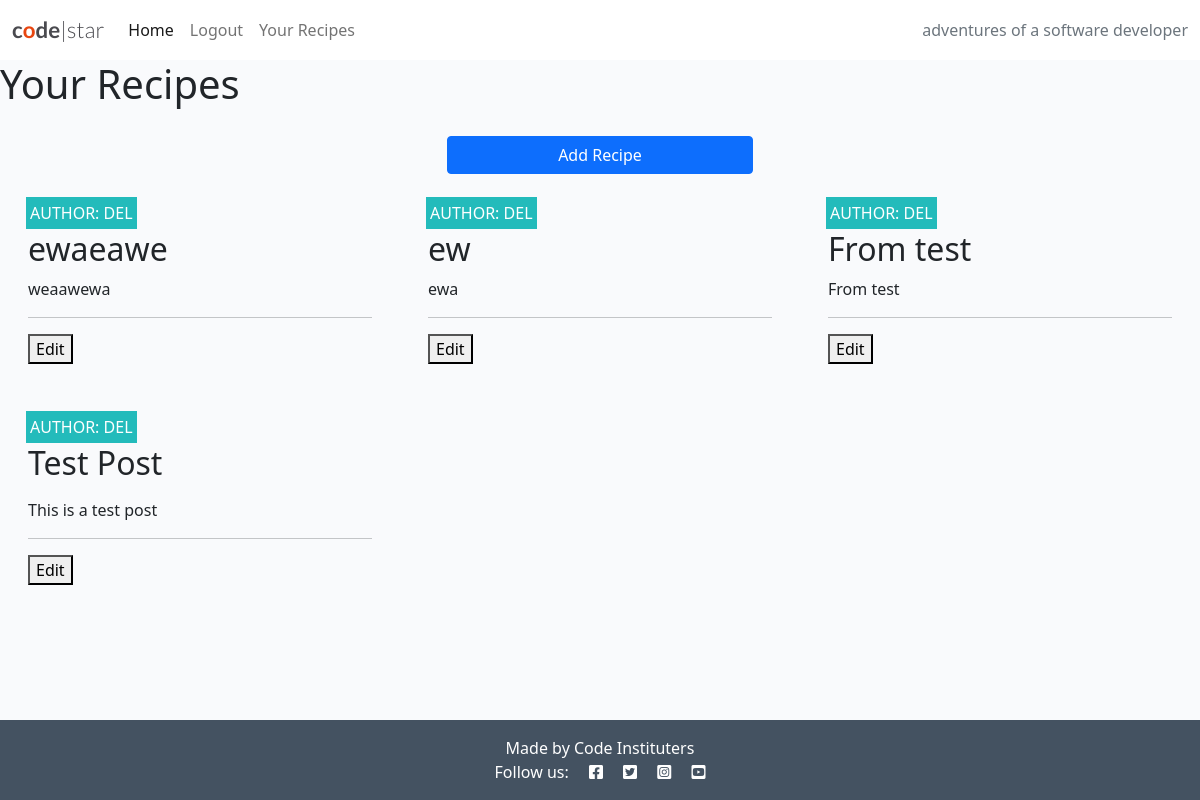
Before: /your_recipes/ (signed in) with the older database file.
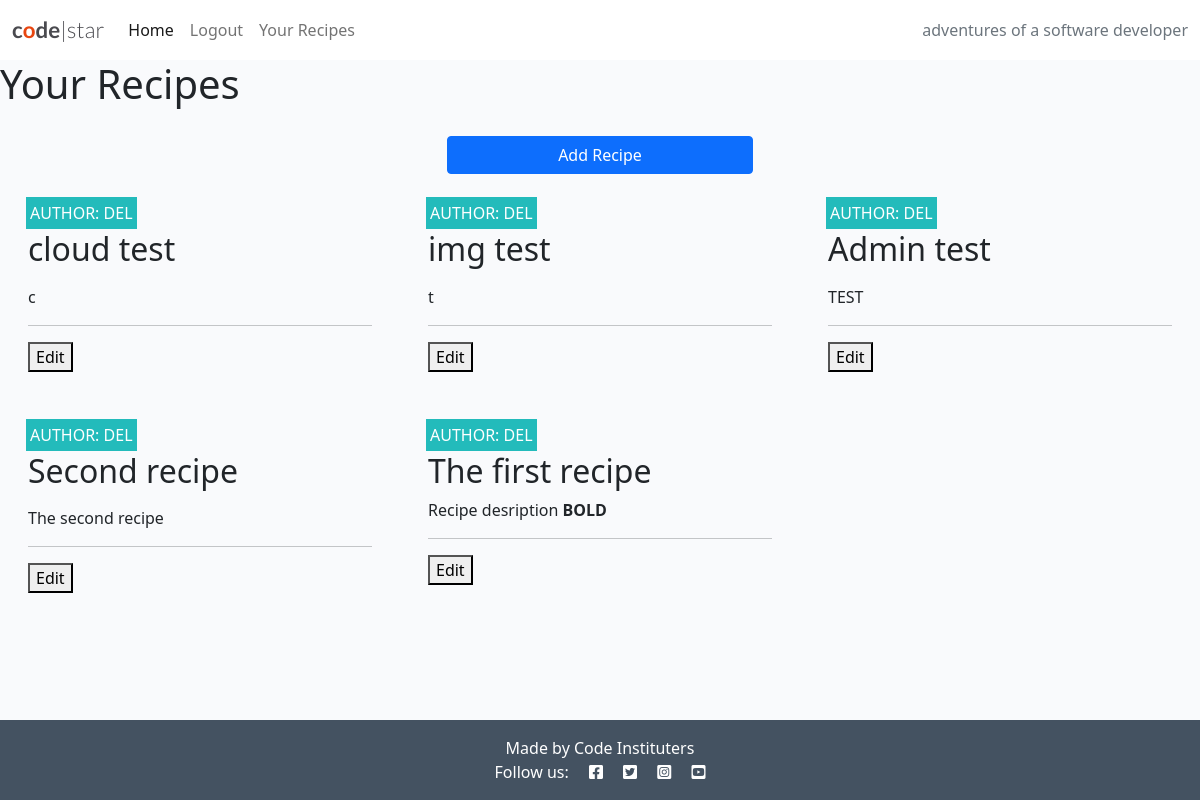
After: the same page with the newer database file.
### post/models.py (models this page shows, shortened)
class Post(models.Model):
    title = models.CharField(max_length=200, unique=True)
    slug = models.SlugField(max_length=200, unique=True)
    author = models.ForeignKey(
        User, on_delete=models.CASCADE, related_name="recipes", null=True
        )
    published_on = models.DateTimeField(auto_now=True)
    updated_on = models.DateTimeField(auto_now=True)
    description = models.TextField()
    ingredients = models.TextField()
    method = models.TextField()
    is_vegan = models.BooleanField(default=False)
    image = CloudinaryField('image', default='placeholder')
    likes = models.ManyToManyField(User, related_name='post_likes', blank=True)
    class Meta:
        ordering = ['-published_on']

### post/views.py (the view)
# urls.py: path('your_recipes/', views.UsersRecipeList.as_view(), name='your_recipes'),
class UsersRecipeList(generic.ListView):
    def get(self, request):
        posts = Post.objects.filter(author=request.user)
        paginate_by = 6
        context = {
            "posts": posts,
        }
        return render(request, 'your_recipes.html', context)

### templates/your_recipes.html (shortened to what this page needs)
{% extends "base.html" %}
{% block content %}
<h1>Your Recipes </h1>
<div  class=" row d-flex justify-content-center align-content-center "  >  <a href="{% url 'add_recipes' %}" class="btn btn-primary col-3" style="margin-top: 1.3em;">Add Recipe</a>  </div>
<div class="container-fluid">
    <div class="row">
        <div class="col-12 mt-3 left">
            <div class="row">
                {% for post in posts %}
                <div class="col-md-4">
                    <div class="card mb-4">
                        <div class="card-body">
                            <div class="image-container">
                                <div class="image-flash">
                                    <p class="author">Author: {{ post.author }}</p>
                                </div>
                            </div>
                            <h2 class="card-title">{{ post.title }}</h2>
                            <p class="card-text">{{ post.description|safe }}</p>
                            <hr />
                            <a href="{% url 'edit_recipe' post.id %}"><button>Edit</button></a>
                        </div>
                    </div>
                </div>
                {% endfor %}
            </div>
        </div>
    </div>
</div>
{% endblock %}

### templates/base.html (shortened to what this page needs)
{% load static %}
<!DOCTYPE html>
<html class="h-100">
<head>
    <link rel="stylesheet" href="https://cdnjs.cloudflare.com/ajax/libs/font-awesome/5.15.3/css/all.min.css">
    <link href="https://cdn.jsdelivr.net/npm/bootstrap@5.0.1/dist/css/bootstrap.min.css" rel="stylesheet"
>
    <link rel="stylesheet" href="{% static 'css/style.css' %}">
</head>
<body class="d-flex flex-column h-100 main-bg">
    <nav class="navbar navbar-expand-lg navbar-light bg-white">
        <div class="container-fluid">
            <a class="navbar-brand" href="{% url 'home' %}"><span class="brand">c<span class="red-o">o</span>de<span
                        class="thin">|star</span></span></span></a>
            <div class="collapse navbar-collapse" id="navbarText">
                <ul class="navbar-nav me-auto mb-2 mb-lg-0">
                    <li class="nav-item">
                        <a class="nav-link active" aria-current="page" href="{% url 'home' %}">Home</a>
                    </li>
                    {% if user.is_authenticated %}
                    <li class="nav-item">
                        <a class="nav-link" href="{% url 'account_logout' %}">Logout</a>
                    </li>
                    <li class="nav-item">
                        <a class="nav-link" href="{% url 'your_recipes' %}">Your Recipes</a>
                    </li>
                    {% endif %}
                </ul>
                <span class="navbar-text text-muted">
                    adventures of a software developer
                </span>
            </div>
        </div>
    </nav>
    <main class="flex-shrink-0 main-bg">
        {% block content %}{% endblock content %}
    </main>
    <footer class="footer mt-auto py-3 dark-bg">
        <p class="m-0 text-center text-white">Made by Code Instituters</p>
        <p class="m-0 text-center text-white">Follow us: <i class="fab fa-facebook-square ms-3"></i>
            <i class="fab fa-twitter-square ms-3"></i>
            <i class="fab fa-instagram-square ms-3"></i>
            <i class="fab fa-youtube-square ms-3"></i></p>
    </footer>
</body>
</html>

### static/css/style.css (style rules this page uses)
body { background-color: #F9FAFC; }
.brand { font-family: Lato, sans-serif; font-size: 1.4rem; font-weight: 700; color: #4A4A4F; }
.red-o { color: #E84610; }
.thin { font-weight: 300; }
.dark-bg { background-color: #445261; }
.main-bg { background-color: #F9FAFC; }
.card { border: none; background-color: transparent; }
.image-container { position: relative; }
.image-flash { position: absolute; bottom: 5%; min-width: 30%; left: -2px; background-color: #23BBBB; }
.author { color: white; margin: 4px; text-transform: uppercase; }

Changed rows visible on the page:
removed Post: author "DEL", title "ewaeawe", description "weaawewa"
removed Post: author "DEL", title "ew", description "ewa"
removed Post: author "DEL", title "From test", description "From test"
removed Post: author "DEL", title "Test Post", description "This is a test post"
added Post: author "DEL", title "cloud test", description "c"
added Post: author "DEL", title "img test", description "t"
added Post: author "DEL", title "Admin test", description "TEST"
added Post: author "DEL", title "Second recipe", description "The second recipe"
added Post: author "DEL", title "The first recipe", description "Recipe desription BOLD"
